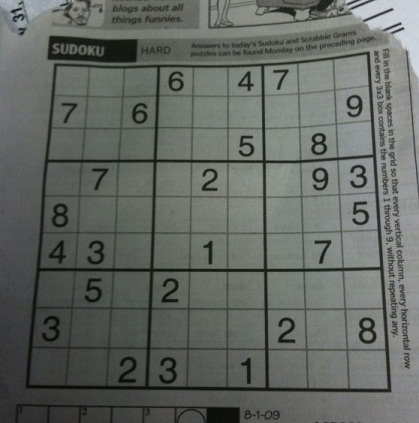
#> input picture sudoku-original.jpg, 419 x 423 px
$ python -i Digits_extractor.py   (imports and definitions only)   (older library calls are emulated)
#> lines starting #> are read from the running program, lines starting #| are printed output that depends on the picture; after the words box and inside, x2 and y2 are one past the last pixel; in counts of white or black regions, pixels touching at a corner belong together
import cv2
import operator
import numpy as np
from pytesseract import image_to_string


def _pre_process_image(img, skip_dilate=False):
    """Uses a blurring function, adaptive thresholding and dilation to expose the main features of an image."""

    # Gaussian blur with a kernal size (height, width) of 9.
    # Note that kernal sizes must be positive and odd and the kernel must be square.
    proc = cv2.GaussianBlur(img.copy(), (9, 9), 0)

    # Adaptive threshold using 11 nearest neighbour pixels
    proc = cv2.adaptiveThreshold(proc, 255, cv2.ADAPTIVE_THRESH_GAUSSIAN_C, cv2.THRESH_BINARY, 11, 2)

    # Invert colours, so gridlines have non-zero pixel values.
    # Necessary to dilate the image, otherwise will look like erosion instead.
    proc = cv2.bitwise_not(proc, proc)

    if not skip_dilate:
        # Dilate the image to increase the size of the grid lines.
        kernel = np.array([[0., 1., 0.], [1., 1., 1.], [0., 1., 0.]], np.uint8)
        proc = cv2.dilate(proc, kernel)

    return proc


def _find_corners_of_largest_polygon(img):
    """Finds the 4 extreme corners of the largest contour in the image."""
    _, contours, h = cv2.findContours(img.copy(), cv2.RETR_EXTERNAL, cv2.CHAIN_APPROX_SIMPLE)  # Find contours
    contours = sorted(contours, key=cv2.contourArea, reverse=True)  # Sort by area, descending
    polygon = contours[0]  # Largest image

    # Use of `operator.itemgetter` with `max` and `min` allows us to get the index of the point
    # Each point is an array of 1 coordinate, hence the [0] getter, then [0] or [1] used to get x and y respectively.

    # Bottom-right point has the largest (x + y) value
    # Top-left has point smallest (x + y) value
    # Bottom-left point has smallest (x - y) value
    # Top-right point has largest (x - y) value
    bottom_right, _ = max(enumerate([pt[0][0] + pt[0][1] for pt in polygon]), key=operator.itemgetter(1))
    top_left, _ = min(enumerate([pt[0][0] + pt[0][1] for pt in polygon]), key=operator.itemgetter(1))
    bottom_left, _ = min(enumerate([pt[0][0] - pt[0][1] for pt in polygon]), key=operator.itemgetter(1))
    top_right, _ = max(enumerate([pt[0][0] - pt[0][1] for pt in polygon]), key=operator.itemgetter(1))

    # Return an array of all 4 points using the indices
    # Each point is in its own array of one coordinate
    return [polygon[top_left][0], polygon[top_right][0], polygon[bottom_right][0], polygon[bottom_left][0]]


def _distance_between(p1, p2):
    """Returns the scalar distance between two points"""
    a = p2[0] - p1[0]
    b = p2[1] - p1[1]
    return np.sqrt((a ** 2) + (b ** 2))


def _crop_and_warp(img, crop_rect):
    """Crops and warps a rectangular section from an image into a square of similar size."""

    # Rectangle described by top left, top right, bottom right and bottom left points
    top_left, top_right, bottom_right, bottom_left = crop_rect[0], crop_rect[1], crop_rect[2], crop_rect[3]

    # Explicitly set the data type to float32 or `getPerspectiveTransform` will throw an error
    src = np.array([top_left, top_right, bottom_right, bottom_left], dtype='float32')

    # Get the longest side in the rectangle
    side = max([
        _distance_between(bottom_right, top_right),
        _distance_between(top_left, bottom_left),
        _distance_between(bottom_right, bottom_left),
        _distance_between(top_left, top_right)
    ])

    # Describe a square with side of the calculated length, this is the new perspective we want to warp to
    dst = np.array([[0, 0], [side - 1, 0], [side - 1, side - 1], [0, side - 1]], dtype='float32')

    # Gets the transformation matrix for skewing the image to fit a square by comparing the 4 before and after points
    m = cv2.getPerspectiveTransform(src, dst)

    # Performs the transformation on the original image
    return cv2.warpPerspective(img, m, (int(side), int(side)))


def _infer_grid(img):
    """Infers 81 cell grid from a square image."""
    squares = []
    side = img.shape[:1]
    side = side[0] / 9

    # Note that we swap j and i here so the rectangles are stored in the list reading left-right instead of top-down.
    for j in range(9):
        for i in range(9):
            p1 = (i * side, j * side)  # Top left corner of a bounding box
            p2 = ((i + 1) * side, (j + 1) * side)  # Bottom right corner of bounding box
            squares.append((p1, p2))
    return squares


def _cut_from_rect(img, rect):
    """Cuts a rectangle from an image using the top left and bottom right points."""
    return img[int(rect[0][1]):int(rect[1][1]), int(rect[0][0]):int(rect[1][0])]


# [113 lines left out: functions _scale_and_centre, _find_largest_feature, _extract_digit, not called in this run]


def _get_digits(img, squares, size):
    """Extracts digits from their cells and builds an array"""
    digits = []
    img = _pre_process_image(img.copy(), skip_dilate=True)
    for square in squares:
        digits.append(extract_digit(img, square, size))
    return digits


def parse_grid(path):
    """
    Grid parser that convert an image of a sudoku board to a list a images of the digits on the board
    :param path:
    :return:
    """
#> called with path = 'sudoku-original.jpg'
    original = cv2.imread(path, cv2.IMREAD_GRAYSCALE)
#> original: shape (423, 419); min 5, max 218, mean 101.9
    processed = _pre_process_image(original)
#> in _pre_process_image, `proc = cv2.GaussianBlur(img.copy(), (9, 9), 0)`:
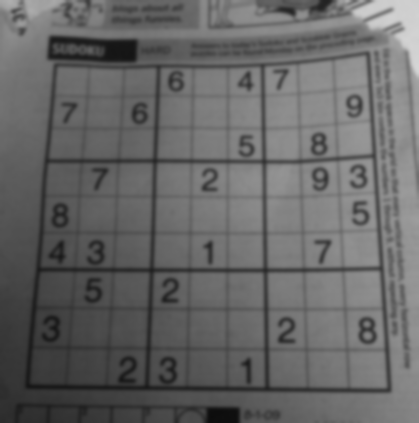
#> proc: shape (423, 419); min 12, max 213, mean 101.9
#> in _pre_process_image, `proc = cv2.adaptiveThreshold(proc, 255, cv2.ADAPTIVE_THRESH_GAUSSIAN_C..`:
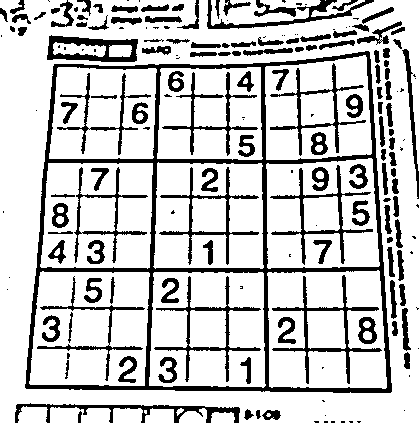
#> proc: shape (423, 419); 78.7% white; 189 black regions (65 under 20 px), largest, box (x1, y1, x2, y2) and area: (25, 51, 392, 393) 10968, (272, 275, 382, 384) 1391, (154, 276, 261, 382) 1255
#> in _pre_process_image, `proc = cv2.dilate(proc, kernel)`:
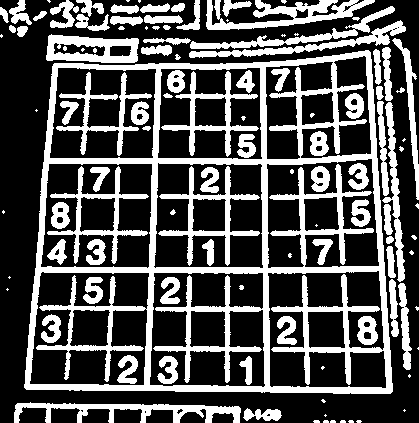
#> proc: shape (423, 419); 32.8% white; 114 white regions (39 under 20 px)
    corners = _find_corners_of_largest_polygon(processed)
#> in _find_corners_of_largest_polygon, `_, contours, h = cv2.findContours(img.copy(), cv2.RETR_EXTERNAL, cv2.C..`: contours = 71 contours, 35 with area under 20; largest, box (x1, y1, x2, y2) and area: (24, 50, 393, 394) 113088, (46, 34, 139, 63) 2106, (206, 0, 375, 30) 1880, (14, 402, 241, 423) 1633, (189, 20, 406, 58) 1274; h = 71 rows, first 6: [1, -1, -1, -1], [2, 0, -1, -1], [3, 1, -1, -1], [4, 2, -1, -1], [5, 3, -1, -1], [6, 4, -1, -1]
#> in _find_corners_of_largest_polygon, `polygon = contours[0]`: polygon = contour of 190 points, box (x1, y1, x2, y2) (24, 50, 393, 394), area 113088
#> in _find_corners_of_largest_polygon, `bottom_right, _ = max(enumerate([pt[0][0] + pt[0][1] for pt in polygon..`: bottom_right = 142
#> in _find_corners_of_largest_polygon, `top_left, _ = min(enumerate([pt[0][0] + pt[0][1] for pt in polygon]), ..`: top_left = 46
#> in _find_corners_of_largest_polygon, `bottom_left, _ = min(enumerate([pt[0][0] - pt[0][1] for pt in polygon]..`: bottom_left = 115
#> in _find_corners_of_largest_polygon, `top_right, _ = max(enumerate([pt[0][0] - pt[0][1] for pt in polygon]),..`: top_right = 188
#> corners = [[54, 63], [370, 52], [390, 393], [24, 387]]
    cropped = _crop_and_warp(original, corners)
#> in _crop_and_warp, `top_left, top_right, bottom_right, bottom_left = crop_rect[0], crop_re..`: top_left = [54, 63]; top_right = [370, 52]; bottom_right = [390, 393]; bottom_left = [24, 387]
#> in _crop_and_warp, `src = np.array([top_left, top_right, bottom_right, bottom_left], dtype..`: src = [[54, 63], [370, 52], [390, 393], [24, 387]]
#> in _distance_between, `a = p2[0] - p1[0]`: a = -20
#> in _distance_between, `b = p2[1] - p1[1]`: b = -341
#> in _crop_and_warp, `side = max([ _distance_between(bottom_right, top_right), _distance_bet..`: side = 366
#> in _crop_and_warp, `dst = np.array([[0, 0], [side - 1, 0], [side - 1, side - 1], [0, side ..`: dst = [[0, 0], [365, 0], [365, 365], [0, 365]]
#> in _crop_and_warp, `m = cv2.getPerspectiveTransform(src, dst)`: m = [[1.27, 0.117, -75.88], [0.0474, 1.36, -88.27], [0.000182, 0.000515, 1]]
#> in _crop_and_warp, `return cv2.warpPerspective(img, m, (int(side), int(side)))`:
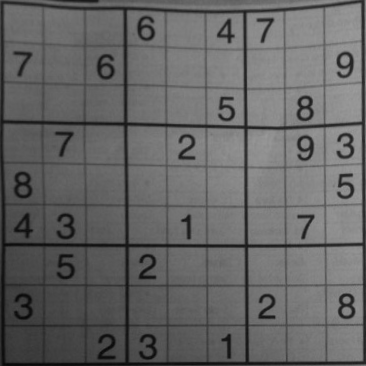
#> returned value: shape (366, 366); min 6, max 156, mean 101.1
    squares = _infer_grid(cropped)
#> squares = 81 items
    digits = _get_digits(cropped, squares, 56)
#> call 2 of _pre_process_image, with skip_dilate = True
#> in _pre_process_image (call 2), `proc = cv2.GaussianBlur(img.copy(), (9, 9), 0)`:
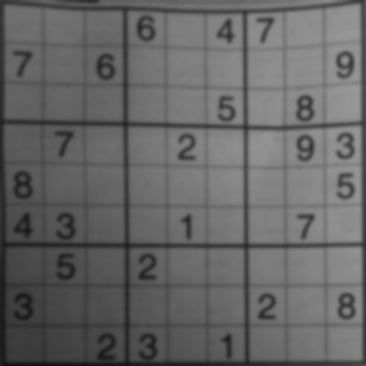
#> proc: shape (366, 366); min 16, max 152, mean 101
#> in _pre_process_image (call 2), `proc = cv2.adaptiveThreshold(proc, 255, cv2.ADAPTIVE_THRESH_GAUSSIAN_C..`:
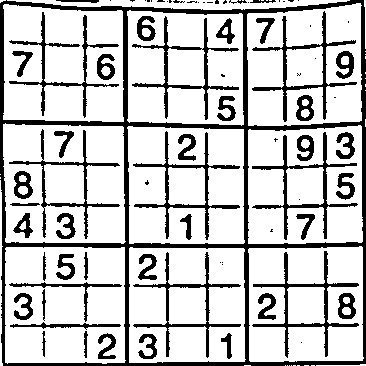
#> proc: shape (366, 366); 78.1% white; 80 black regions (33 under 20 px), largest, box (x1, y1, x2, y2) and area: (0, 0, 366, 366) 11509, (252, 251, 359, 358) 1341, (252, 11, 357, 122) 1339
#> the loop in _get_digits, `for square in squares:` made 1 pass
#> square on pass 1: ((0, 0), (40.67, 40.67))
#> after the loop in _get_digits, `for square in squares:`: digits = []
    return digits

# [25 lines left out: functions digits_to_board, get_board, not called in this run]

#> (the run stopped early here; a loop or call above may not have finished)
